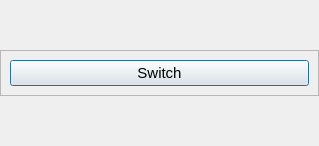
<?xml version="1.0" encoding="UTF-8"?>
<ui version="4.0">
 <class>Dialog</class>
 <widget class="QDialog" name="Dialog">
  <property name="geometry">
   <rect>
    <x>0</x>
    <y>0</y>
    <width>319</width>
    <height>146</height>
   </rect>
  </property>
  <property name="windowTitle">
   <string>Reference &lt;&gt; GPU cache</string>
  </property>
  <layout class="QGridLayout" name="gridLayout_7">
   <property name="margin">
    <number>0</number>
   </property>
   <property name="spacing">
    <number>0</number>
   </property>
   <item row="1" column="0">
    <layout class="QHBoxLayout" name="horizontalLayout_2">
     <property name="spacing">
      <number>0</number>
     </property>
     <item>
      <widget class="QFrame" name="frame_6">
       <property name="sizePolicy">
        <sizepolicy hsizetype="Preferred" vsizetype="Fixed">
         <horstretch>0</horstretch>
         <verstretch>0</verstretch>
        </sizepolicy>
       </property>
       <property name="frameShape">
        <enum>QFrame::StyledPanel</enum>
       </property>
       <property name="frameShadow">
        <enum>QFrame::Raised</enum>
       </property>
       <layout class="QGridLayout" name="gridLayout_6">
        <item row="0" column="0">
         <layout class="QVBoxLayout" name="verticalLayout_6">
          <item>
           <widget class="QPushButton" name="SwitchButton">
            <property name="font">
             <font>
              <pointsize>11</pointsize>
             </font>
            </property>
            <property name="text">
             <string>Switch</string>
            </property>
           </widget>
          </item>
         </layout>
        </item>
       </layout>
      </widget>
     </item>
    </layout>
   </item>
  </layout>
 </widget>
 <resources/>
 <connections/>
</ui>
